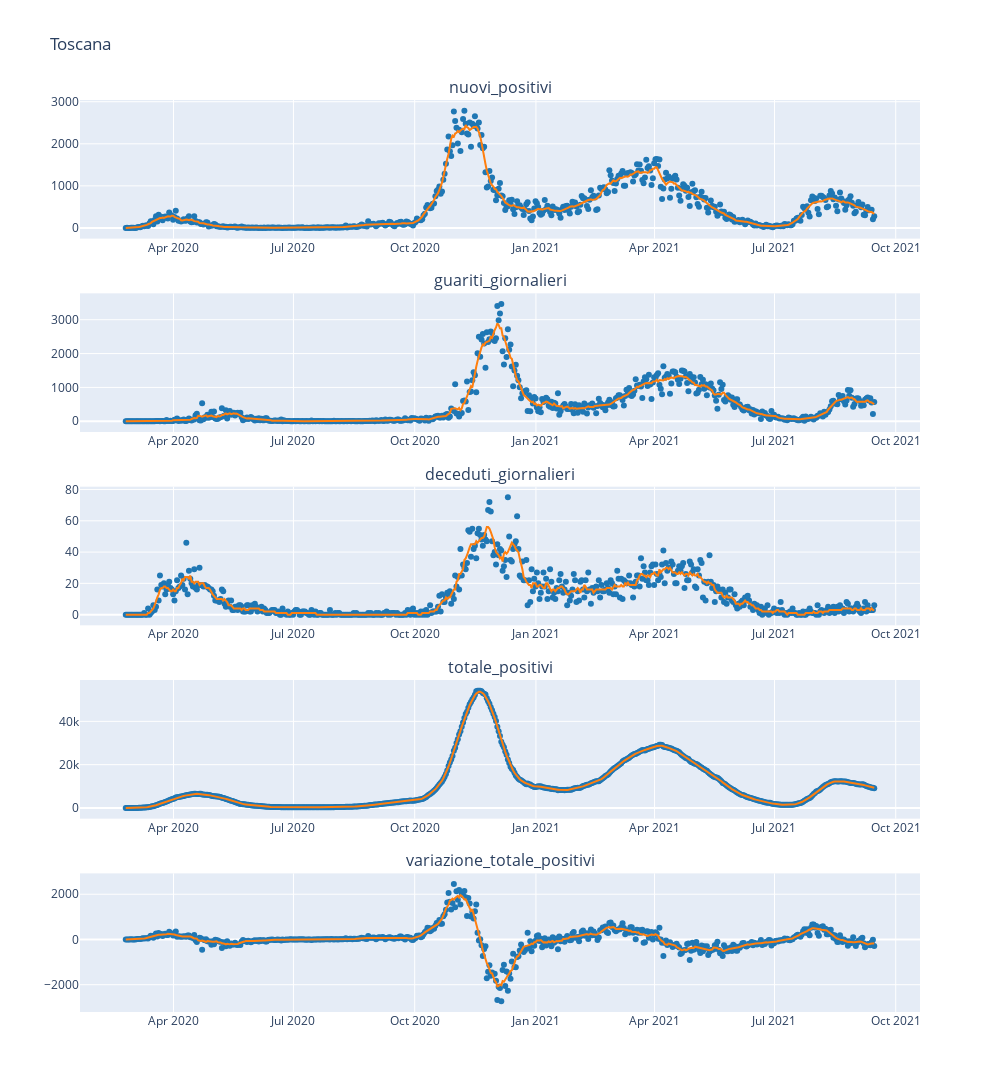

The cell this chart's notebook holds for it:
### Code cell
from plotly.subplots import make_subplots

regione='Toscana'

fig = make_subplots(rows=len(indicatori_selected), cols=1,
                    vertical_spacing=0.06,
                   subplot_titles=indicatori_selected)

for i,indicatore in enumerate(indicatori_selected):
    fig.add_trace(go.Scatter(x=giorni,
                             y=trend[indicatore][regione],
                             mode='markers',line_color='rgb(31, 119, 180)'),
                 row=i+1,col=1)
    # versione lisciata
    fig.add_trace(go.Scatter(x=giorni,
                             y=moving_function_rev1(trend[indicatore][regione],np.mean,3,3),
                             line_color='rgb(255, 127, 14)'),
                 row=i+1,col=1)

fig.update_layout(
    title=regione,
    autosize=True,
    showlegend=False,
    width=1000,
    height=2000)
fig.update_xaxes(matches='x')

fig.show()

### Figure 1 — Plotly figure (JSON) as saved in the notebook; plotly's stock layout.template omitted (floating-point values rounded to 4 significant figures; data arrays with more than 128 entries replaced by an {"elided": "..."} marker saying what was removed)
{"data": [{"line": {"color": "rgb(31, 119, 180)"}, "mode": "markers", "type": "scatter", "x": {"elided": "569 str values"}, "xaxis": "x", "y": {"elided": "569 int values"}, "yaxis": "y"}, {"line": {"color": "rgb(255, 127, 14)"}, "type": "scatter", "x": {"elided": "569 str values"}, "xaxis": "x", "y": {"elided": "569 int values"}, "yaxis": "y"}, {"line": {"color": "rgb(31, 119, 180)"}, "mode": "markers", "type": "scatter", "x": {"elided": "569 str values"}, "xaxis": "x2", "y": {"elided": "569 int values"}, "yaxis": "y2"}, {"line": {"color": "rgb(255, 127, 14)"}, "type": "scatter", "x": {"elided": "569 str values"}, "xaxis": "x2", "y": {"elided": "569 int values"}, "yaxis": "y2"}, {"line": {"color": "rgb(31, 119, 180)"}, "mode": "markers", "type": "scatter", "x": {"elided": "569 str values"}, "xaxis": "x3", "y": {"elided": "569 int values"}, "yaxis": "y3"}, {"line": {"color": "rgb(255, 127, 14)"}, "type": "scatter", "x": {"elided": "569 str values"}, "xaxis": "x3", "y": {"elided": "569 int values"}, "yaxis": "y3"}, {"line": {"color": "rgb(31, 119, 180)"}, "mode": "markers", "type": "scatter", "x": {"elided": "569 str values"}, "xaxis": "x4", "y": {"elided": "569 int values"}, "yaxis": "y4"}, {"line": {"color": "rgb(255, 127, 14)"}, "type": "scatter", "x": {"elided": "569 str values"}, "xaxis": "x4", "y": {"elided": "569 int values"}, "yaxis": "y4"}, {"line": {"color": "rgb(31, 119, 180)"}, "mode": "markers", "type": "scatter", "x": {"elided": "569 str values"}, "xaxis": "x5", "y": {"elided": "569 int values"}, "yaxis": "y5"}, {"line": {"color": "rgb(255, 127, 14)"}, "type": "scatter", "x": {"elided": "569 str values"}, "xaxis": "x5", "y": {"elided": "569 int values"}, "yaxis": "y5"}], "layout": {"annotations": [{"font": {"size": 16}, "showarrow": false, "text": "nuovi_positivi", "x": 0.5, "xanchor": "center", "xref": "paper", "y": 1, "yanchor": "bottom", "yref": "paper"}, {"font": {"size": 16}, "showarrow": false, "text": "guariti_giornalieri", "x": 0.5, "xanchor": "center", "xref": "paper", "y": 0.788, "yanchor": "bottom", "yref": "paper"}, {"font": {"size": 16}, "showarrow": false, "text": "deceduti_giornalieri", "x": 0.5, "xanchor": "center", "xref": "paper", "y": 0.576, "yanchor": "bottom", "yref": "paper"}, {"font": {"size": 16}, "showarrow": false, "text": "totale_positivi", "x": 0.5, "xanchor": "center", "xref": "paper", "y": 0.364, "yanchor": "bottom", "yref": "paper"}, {"font": {"size": 16}, "showarrow": false, "text": "variazione_totale_positivi", "x": 0.5, "xanchor": "center", "xref": "paper", "y": 0.152, "yanchor": "bottom", "yref": "paper"}], "autosize": true, "height": 2000, "showlegend": false, "title": {"text": "Toscana"}, "width": 1000, "xaxis": {"anchor": "y", "autorange": true, "domain": [0, 1], "range": ["2020-01-21 00:50:33.6673", "2021-10-19 10:09:26.3327"], "type": "date"}, "xaxis2": {"anchor": "y2", "autorange": true, "domain": [0, 1], "range": ["2020-01-21 00:50:33.6673", "2021-10-19 10:09:26.3327"], "type": "date"}, "xaxis3": {"anchor": "y3", "autorange": true, "domain": [0, 1], "range": ["2020-01-21 00:50:33.6673", "2021-10-19 10:09:26.3327"], "type": "date"}, "xaxis4": {"anchor": "y4", "autorange": true, "domain": [0, 1], "range": ["2020-01-21 00:50:33.6673", "2021-10-19 10:09:26.3327"], "type": "date"}, "xaxis5": {"anchor": "y5", "autorange": true, "domain": [0, 1], "range": ["2020-01-21 00:50:33.6673", "2021-10-19 10:09:26.3327"], "type": "date"}, "yaxis": {"anchor": "x", "autorange": true, "domain": [0.848, 1], "range": [-202.9, 2990.0], "type": "linear"}, "yaxis2": {"anchor": "x2", "autorange": true, "domain": [0.636, 0.788], "range": [-252.1, 3715.0], "type": "linear"}, "yaxis3": {"anchor": "x3", "autorange": true, "domain": [0.424, 0.576], "range": [-5.461, 80.46], "type": "linear"}, "yaxis4": {"anchor": "x4", "autorange": true, "domain": [0.212, 0.364], "range": [-3943.0, 58090.0], "type": "linear"}, "yaxis5": {"anchor": "x5", "autorange": true, "domain": [0, 0.152], "range": [-3113.0, 2828.0], "type": "linear"}}}
